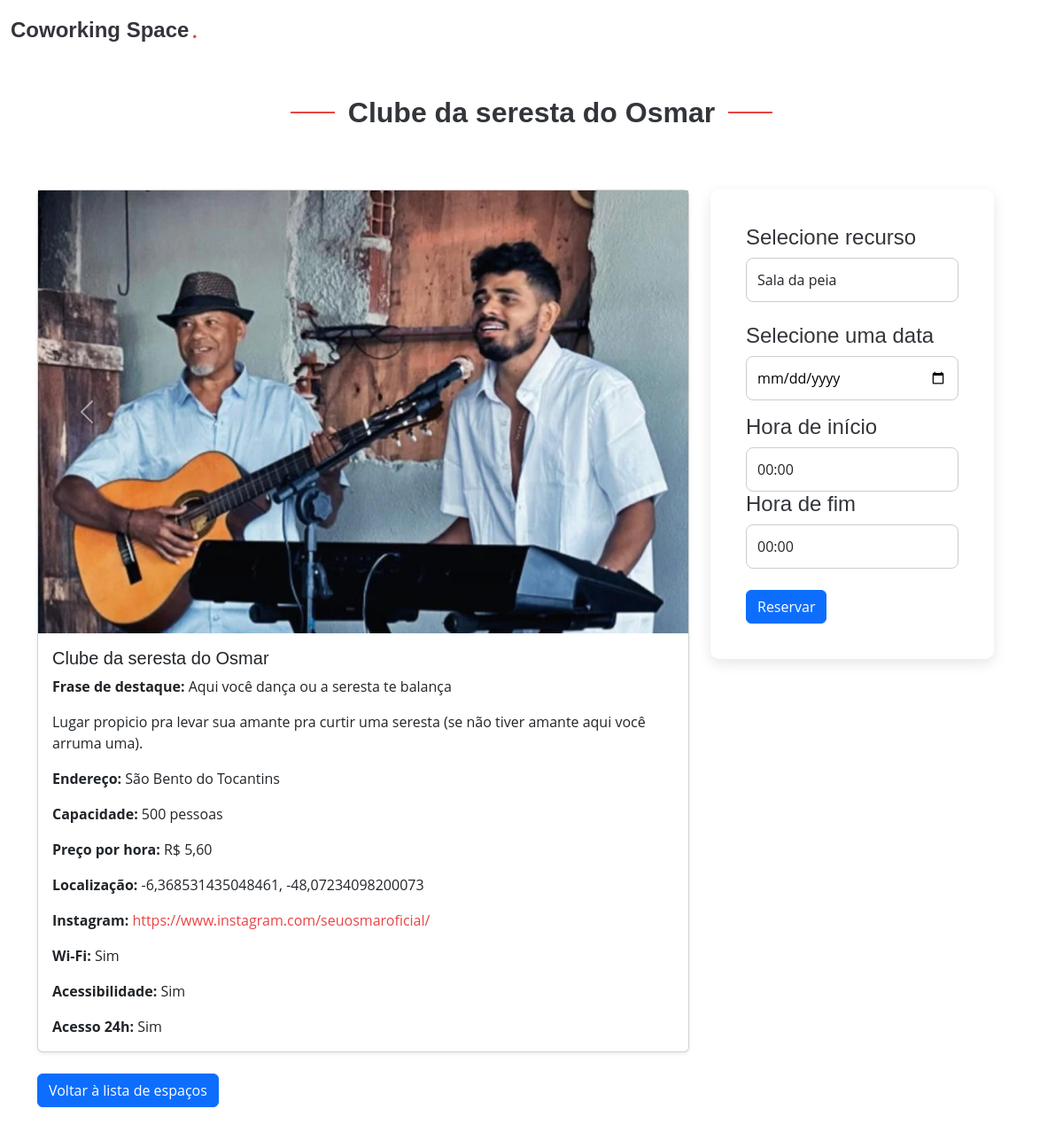
Screenshot of /lista/espaco/5/ (signed in) with the database file from the repository.
### reservas/models.py (models this page shows, shortened)
class EspacoCoworking(models.Model):
    nome = models.CharField(max_length=100)
    endereco = models.CharField(max_length=200)
    frase_destaque = models.CharField(max_length=100, blank=True, null=True)
    descricao = models.TextField(blank=True, null=True)
    capacidade = models.IntegerField()
    preco_por_hora = models.DecimalField(max_digits=10, decimal_places=2)
    latitude = models.FloatField(default=0)
    longitude = models.FloatField(default=0)
    prioridade = models.IntegerField(default=0, blank=True, null=True)
    palavras_chave = models.TextField(blank=True, null=True, help_text='Separado por -')
    instagram = models.URLField(max_length=255, blank=True, null=True)
    facebook = models.URLField(max_length=255, blank=True, null=True)
    linkedin = models.URLField(max_length=255, blank=True, null=True)
    nome_espaco = models.CharField(max_length=255, blank=True, null=True)
    razao_social = models.CharField(max_length=255, blank=True, null=True)
    cep = models.CharField(max_length=20, blank=True, null=True)
    pais = models.CharField(max_length=100, blank=True, null=True)
    uf = models.CharField(max_length=2, blank=True, null=True)
    cidade = models.CharField(max_length=100, blank=True, null=True)
    bairro = models.CharField(max_length=100, blank=True, null=True)
    logradouro = models.CharField(max_length=255, blank=True, null=True)
    numero = models.CharField(max_length=10, blank=True, null=True)
    complemento = models.CharField(max_length=255, blank=True, null=True)
    logo = models.ImageField(upload_to='logos/', blank=True, null=True)
    foto_horizontal = models.ImageField(upload_to='fotos_espaco/', blank=True, null=True)
    nome_proprietario = models.CharField(max_length=255, blank=True, null=True)
    email_proprietario = models.EmailField(blank=True, null=True)
    telefone_proprietario = models.CharField(max_length=20, blank=True, null=True)
    nome_gerente = models.CharField(max_length=255, blank=True, null=True)
    email_gerente = models.EmailField(blank=True, null=True)
    telefone_gerente = models.CharField(max_length=20, blank=True, null=True)
    titular_conta = models.CharField(max_length=255, blank=True, null=True)
    banco = models.CharField(max_length=100, blank=True, null=True)
    agencia = models.CharField(max_length=20, blank=True, null=True)
    conta = models.CharField(max_length=20, blank=True, null=True)
    tipo_conta = models.CharField(max_length=50, blank=True, null=True)
    tipo_pix = models.CharField(max_length=50, blank=True, null=True)
    pix = models.CharField(max_length=100, blank=True, null=True)
    cafe = models.BooleanField(default=False)
    cha = models.BooleanField(default=False)
    massagem = models.BooleanField(default=False)
    outros_diferenciais = models.CharField(max_length=255, blank=True, null=True)
    wifi = models.BooleanField(default=False)
    acessibilidade = models.BooleanField(default=False)
    acesso24h = models.BooleanField(default=False)
    playground_kids = models.BooleanField(default=False)
    ar_condicionado = models.BooleanField(default=False)
    area_alimentacao = models.BooleanField(default=False)
    biblioteca = models.BooleanField(default=False)
    cabine_call = models.BooleanField(default=False)
    cozinha = models.BooleanField(default=False)
    espaco_pet = models.BooleanField(default=False)
    espaco_convivencia = models.BooleanField(default=False)
    lounge = models.BooleanField(default=False)
    galeria_arte = models.BooleanField(default=False)
    geladeira = models.BooleanField(default=False)
    gerador_eletricidade = models.BooleanField(default=False)
    jardim = models.BooleanField(default=False)
    quadro_branco = models.BooleanField(default=False)
    recepcao = models.BooleanField(default=False)
    sala_descompressao = models.BooleanField(default=False)
    sala_jogos = models.BooleanField(default=False)
    varanda = models.BooleanField(default=False)
    vestuario = models.BooleanField(default=False)
    velocidade_internet = models.CharField(max_length=50, blank=True, null=True)
    auditorio = models.BooleanField(default=False)
    cafeteria = models.BooleanField(default=False)
    coliving = models.BooleanField(default=False)
    espaco_eventos = models.BooleanField(default=False)
    estudio_gravacao = models.BooleanField(default=False)
    restaurante = models.BooleanField(default=False)
    fotos_area_comum = models.ImageField(upload_to='fotos_areas_comuns/', blank=True, null=True)
    fotos_area_compartilhada = models.ImageField(upload_to='fotos_areas_compartilhadas/', blank=True, null=True)
    fotos_salas_privativas = models.ImageField(upload_to='fotos_salas_privativas/', blank=True, null=True)
    outras_fotos = models.ImageField(upload_to='outras_fotos/', blank=True, null=True)
    proprietario = models.ForeignKey(User, on_delete=models.CASCADE)
    class Meta:
        verbose_name = "Espaço de Coworking"
        verbose_name_plural = "Espaços de Coworking"
        ordering = ['prioridade']  # Ordena os espaços pelo nome de forma padrão

class ImagemEspacoCoworking(models.Model):
    espaco = models.ForeignKey(EspacoCoworking, related_name='imagens', on_delete=models.CASCADE)
    imagem = models.ImageField(upload_to='fotos/')

### reservas/views.py (the view)
# urls.py: path('espaco/<int:espaco_id>/', views.detalhe_espaco, name='detalhe_espaco'),  # Detalhe de um espaço específico
@login_required
def detalhe_espaco(request, espaco_id):
    espaco = get_object_or_404(EspacoCoworking, id=espaco_id)
    recursos = RecursosEspacoCoworking.objects.filter(espaco_coworking_id=espaco_id)
    if request.method == 'POST':
        form = ReservaForm(request.POST)
        if form.is_valid():
            reserva = form.save(commit=False)
            reserva.espaco = espaco
            reserva.usuario = request.user
            recurso_id = request.POST.get('recurso')
            recurso = get_object_or_404(RecursosEspacoCoworking, id=recurso_id)
            reserva.recurso = recurso  # Associa o recurso à reserva
            reserva.save()
            messages.success(request, 'Reserva feita com sucesso!')
            return redirect('lista_espacos')
    else:
        form = ReservaForm()
    horas = ['{:02d}:00'.format(h) for h in range(24)]
    return render(request, 'reservas/detalhe_espaco.html', {
        'espaco': espaco,
        'form': form,
        'recursos': recursos,
        'horas': horas  # Passando a lista de horas para o template
    })

### reservas/forms.py (shortened to what this page needs)
class ReservaForm(forms.ModelForm):
    class Meta:
        model = Reserva
        fields = ['data_reserva', 'hora_inicio', 'hora_fim']
        widgets = {
            'data_reserva': forms.DateInput(attrs={'type': 'date'}),
            'hora_inicio': forms.TimeInput(attrs={'type': 'time'}),
            'hora_fim': forms.TimeInput(attrs={'type': 'time'}),
        }
    def __init__(self, *args, **kwargs):
        self.espaco = kwargs.pop('espaco', None)
        super(ReservaForm, self).__init__(*args, **kwargs)

### reservas/templates/reservas/detalhe_espaco.html (shortened to what this page needs)
{% load static %}
<!DOCTYPE html>
<html lang="en">
<head>
    <link href="{% static 'vendor/bootstrap/css/bootstrap.min.css' %}" rel="stylesheet">
    <link href="{% static 'vendor/bootstrap-icons/bootstrap-icons.css' %}" rel="stylesheet">
    <link href="{% static 'css/main.css' %}" rel="stylesheet">
</head>
<body>
    <header id="header" class="header d-flex align-items-center fixed-top">
        <div class="container-fluid position-relative d-flex align-items-center justify-content-between">
            <a href="{% url 'index' %}" class="logo d-flex align-items-center me-auto me-xl-0">
                <h1 class="sitename">Coworking Space</h1><span>.</span>
            </a>
        </div>
    </header>
    <main class="main mt-5">
        <section class="section">
            <div class="container" data-aos="fade-up">
                <div class="section-title">
                    <h2>{{ espaco.nome }}</h2>
                </div>
                <div class="row gy-4">
                    <div class="col-lg-8">
                        <div class="card h-100 shadow-sm">
                            <div id="carouselEspaco{{ espaco.id }}" class="carousel slide" data-bs-ride="carousel">
                                <div class="carousel-inner">
                                    {% for imagem in espaco.imagens.all %}
                                    <div class="carousel-item {% if forloop.first %}active{% endif %}">
                                        <img src="{{ imagem.imagem.url }}" class="d-block w-100" alt="Imagem do Espaço" style="height: 500px; object-fit: cover;">
                                    </div>
                                    {% endfor %}
                                </div>
                                <button class="carousel-control-prev" type="button" data-bs-target="#carouselEspaco{{ espaco.id }}" data-bs-slide="prev">
                                    <span class="carousel-control-prev-icon" aria-hidden="true"></span>
                                </button>
                                <button class="carousel-control-next" type="button" data-bs-target="#carouselEspaco{{ espaco.id }}" data-bs-slide="next">
                                    <span class="carousel-control-next-icon" aria-hidden="true"></span>
                                </button>
                            </div>
                            <div class="card-body">
                                {% if espaco.nome %}
                                <h5 class="card-title">{{ espaco.nome }}</h5>
                                {% endif %}
                                {% if espaco.frase_destaque %}
                                <p class="card-text"><strong>Frase de destaque:</strong> {{ espaco.frase_destaque }}</p>
                                {% endif %}
                                {% if espaco.descricao %}
                                <p class="card-text">{{ espaco.descricao }}</p>
                                {% endif %}
                                {% if espaco.endereco %}
                                <p class="card-text"><strong>Endereço:</strong> {{ espaco.endereco }}</p>
                                {% endif %}
                                {% if espaco.capacidade %}
                                <p class="card-text"><strong>Capacidade:</strong> {{ espaco.capacidade }} pessoas</p>
                                {% endif %}
                                {% if espaco.preco_por_hora %}
                                <p class="card-text"><strong>Preço por hora:</strong> R$ {{ espaco.preco_por_hora }}</p>
                                {% endif %}
                                {% if espaco.latitude and espaco.longitude %}
                                <p class="card-text"><strong>Localização:</strong> {{ espaco.latitude }}, {{ espaco.longitude }}</p>
                                {% endif %}
                                {% if espaco.instagram %}
                                <p class="card-text"><strong>Instagram:</strong> <a href="{{ espaco.instagram }}" target="_blank">{{ espaco.instagram }}</a></p>
                                {% endif %}
                                {% if espaco.wifi %}
                                <p class="card-text"><strong>Wi-Fi:</strong> Sim</p>
                                {% endif %}
                                {% if espaco.acessibilidade %}
                                <p class="card-text"><strong>Acessibilidade:</strong> Sim</p>
                                {% endif %}
                                {% if espaco.acesso24h %}
                                <p class="card-text"><strong>Acesso 24h:</strong> Sim</p>
                                {% endif %}
                            </div>
                        </div>
                    </div>
                    <div class="col-lg-4">
                        <div class="containerr">
                            <div class="card-body">
                                <form method="POST">
                                    <h4>Selecione recurso</h4>
                                    <select name="recurso" class="form-control">
                                        {% for recurso in recursos %}
                                            <option value="{{ recurso.id }}">{{ recurso.nome_recurso }}</option>
                                        {% endfor %}
                                    </select>
                                    <br/>
                                    <h4>Selecione uma data</h4>
                                    <p>{{ form.data_reserva }}</p>
                                    <h4>Hora de início</h4>
                                    <select name="hora_inicio" class="form-control">
                                        {% for hora in horas %}
                                            <option value="{{ hora }}">{{ hora }}</option>
                                        {% endfor %}
                                    </select>
                                    <h4>Hora de fim</h4>
                                    <select name="hora_fim" class="form-control">
                                        {% for hora in horas %}
                                            <option value="{{ hora }}">{{ hora }}</option>
                                        {% endfor %}
                                    </select>
                                    <br/>
                                    <button type="submit" class="btn btn-primary">Reservar</button>
                                </form>
                            </div>
                        </div>
                    </div>
                </div>
                <br>
                <a href="{% url 'lista_espacos' %}" class="btn btn-primary">Voltar à lista de espaços</a>
            </div>
        </section>
    </main>
</body>
</html>

### reservas/static/css/main.css (style rules this page uses)
:root { --default-font: "Open Sans", system-ui, -apple-system, "Segoe UI", Roboto, "Helvetica Neue", Arial, "Noto Sans", "Liberation Sans", sans-serif, "Apple Color Emoji", "Segoe UI Emoji", "Segoe UI Symbol", "Noto Color Emoji"; --heading-font: "Montserrat", sans-serif; --nav-font: "Poppins", sans-serif; }
:root { --background-color: #ffffff; --default-color: #212529; --heading-color: #32353a; --accent-color: #e84545; --surface-color: #ffffff; --contrast-color: #ffffff; }
:root { --nav-color: #3a3939; --nav-hover-color: #e84545; --nav-mobile-background-color: #ffffff; --nav-dropdown-background-color: #ffffff; --nav-dropdown-color: #3a3939; --nav-dropdown-hover-color: #e84545; }
:root { scroll-behavior: smooth; }
body { color: var(--default-color); background-color: var(--background-color); font-family: var(--default-font); }
a { color: var(--accent-color); text-decoration: none; transition: 0.3s; }
h1, h2, h3, h4, h5, h6 { color: var(--heading-color); font-family: var(--heading-font); }
.header { color: var(--default-color); background-color: var(--background-color); padding: 20px 0; transition: all 0.5s; z-index: 997; }
.header .logo { line-height: 1; }
.header .logo h1 { font-size: 24px; margin: 0; font-weight: 600; color: var(--heading-color); }
.header .logo span { color: var(--accent-color); font-size: 24px; font-weight: 600; padding-left: 3px; }
@media (max-width: 1200px) { .header .logo { order: 1; } }
section, .section { color: var(--default-color); background-color: var(--background-color); padding: 60px 0; scroll-margin-top: 98px; overflow: clip; }
.section-title { text-align: center; padding-bottom: 60px; position: relative; }
.section-title h2 { font-size: 32px; font-weight: 700; position: relative; }
.section-title h2:before, .section-title h2:after { content: ""; width: 50px; height: 2px; background: var(--accent-color); display: inline-block; }
.section-title h2:before { margin: 0 15px 10px 0; }
.section-title h2:after { margin: 0 0 10px 15px; }

### reservas/templates/reservas/detalhe_espaco.html (style rules this page uses)
.containerr { background-color: #fff; padding: 40px; border-radius: 10px; box-shadow: 0 5px 15px rgba(0, 0, 0, 0.1); text-align: left; width: 320px; cursor: pointer; }
input[type="date"] { padding: 12px; font-size: 16px; border-radius: 8px; border: 1px solid #ccc; width: 100%; transition: border-color 0.3s; }
.form-control { padding: 12px; font-size: 16px; border-radius: 8px; border: 1px solid #ccc; width: 100%; transition: border-color 0.3s; }

### rows the page displays
EspacoCoworking: nome "Clube da seresta do Osmar", frase_destaque "Aqui você dança ou a seresta te balança", descricao "Lugar propicio pra levar sua amante pra curtir uma seresta (se não tiver amante aqui você arruma uma).", endereco "São Bento do Tocantins", capacidade "500", preco_por_hora "5,60", latitude "-6,368531435048461", longitude "-48,07234098200073", instagram "https://www.instagram.com/seuosmaroficial/"
ImagemEspacoCoworking: imagem (picture)

### other values shown
form field recurso "Sala da peia"
form field hora_inicio "00:00"
form field hora_fim "00:00"
